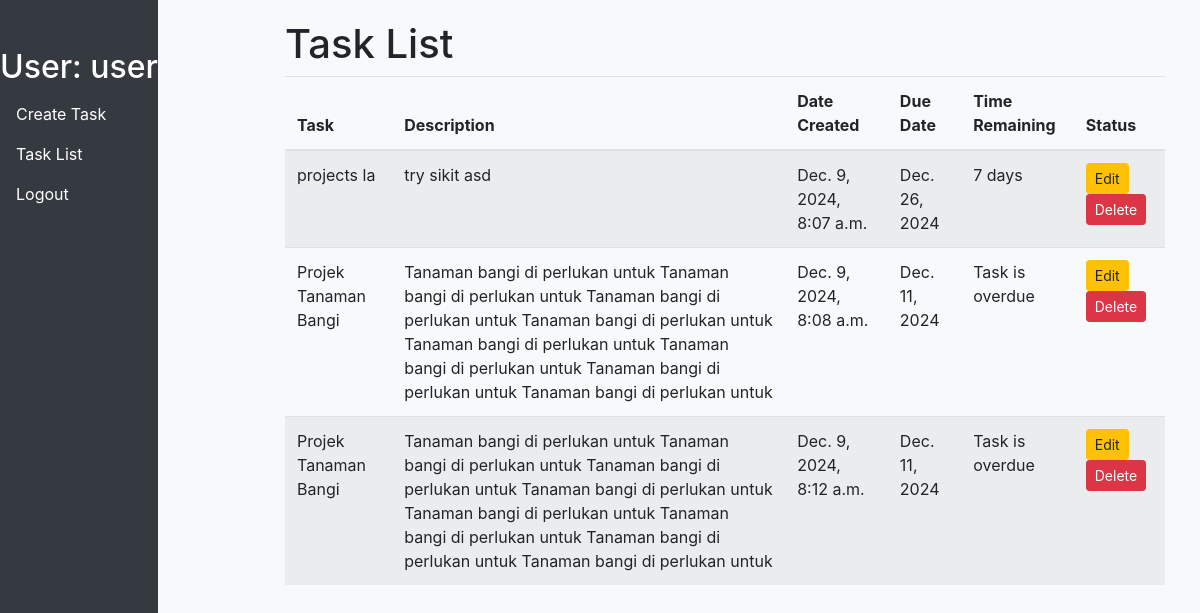
Page /task_list_view/ (signed in) on the earlier database version.
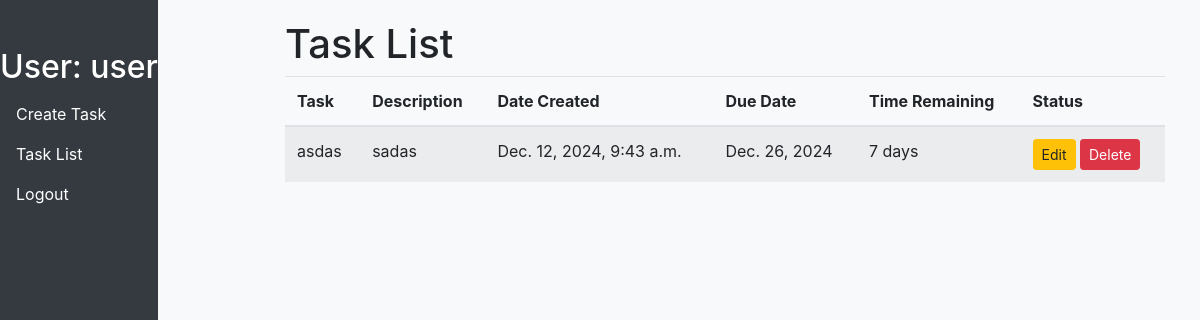
Same page on the later database version.
### myapp/models.py (models this page shows, shortened)
class Task(models.Model):
    user = models.ForeignKey(User, on_delete=models.CASCADE)
    TaskName = models.CharField(max_length=100)
    Description = models.TextField()
    DueDate = models.DateField()
    date_created = models.DateTimeField(auto_now_add=True)
    @property
    def time_remaining(self):
        if self.DueDate:
            due_date = timezone.datetime.combine(self.DueDate, timezone.datetime.min.time())
            due_date = timezone.make_aware(due_date)  # Make the due_date timezone-aware
        return due_date - timezone.now()  # Now both are aware

### myapp/views.py (the view)
# urls.py: path('task_list_view/',task_list_view,name='task_list_view'),
@login_required
def task_list_view(request):
    if request.user.is_authenticated:
        tasks = Task.objects.filter(user=request.user)  # Filter tasks by the logged-in user
    else:
        tasks = Task.objects.none()  # Return an empty queryset if the user is not authenticated
    return render(request, 'task_list_view.html', {'tasks': tasks})

### myapp/templates/task_list_view.html (shortened to what this page needs)
{% extends 'dashboard.html' %}
{% block content %}
<h1>Task List</h1>
<table class="table table-striped">
    <thead>
        <tr>
            <th>Task</th>
            <th>Description</th>
            <th>Date Created</th>
            <th>Due Date</th>
            <th>Time Remaining</th>
            <th>Status</th>
        </tr>
    </thead>
    <tbody>
        {% for task in tasks %}
        <tr>
            <td>{{ task.TaskName }}</td>
            <td>{{ task.Description }}</td>
            <td>{{ task.date_created }}</td>
            <td>{{ task.DueDate }}</td>
            <td>
                {% if task.time_remaining %}
                {% if task.time_remaining.days >= 0 %}
                {{ task.time_remaining.days }} days
                {% else %}
                Task is overdue
                {% endif %}
                {% else %}
                Due date not set
                {% endif %}
            </td>
            <td>
                <a href="{% url 'edit_task_view' task.id %}" class="btn btn-warning btn-sm">Edit</a>
                <form action="{% url 'delete_task_view' task.id %}" method="POST" style="display:inline;">
                    <button type="submit" class="btn btn-danger btn-sm">Delete</button>
                </form>
            </td>
        </tr>
        {% endfor %}
    </tbody>
</table>
{% endblock %}

Differences in the rows shown:
removed Task: TaskName "projects la", Description "try sikit asd", date_created "Dec. 9, 2024, 8:07 a.m.", DueDate "Dec. 26, 2024", time_remaining.days "7"
removed Task: TaskName "Projek Tanaman Bangi", Description "Tanaman bangi di perlukan untuk Tanaman bangi di perlukan untuk Tanaman bangi di perlukan untuk Tanaman bangi di perlukan untuk Tanaman bangi di perlukan untuk Tanaman bangi di perlukan untuk Tanaman bangi di perlukan untuk Tanaman bangi di perlukan untuk", date_created "Dec. 9, 2024, 8:08 a.m.", DueDate "Dec. 11, 2024", shows "Task is overdue"
removed Task: TaskName "Projek Tanaman Bangi", Description "Tanaman bangi di perlukan untuk Tanaman bangi di perlukan untuk Tanaman bangi di perlukan untuk Tanaman bangi di perlukan untuk Tanaman bangi di perlukan untuk Tanaman bangi di perlukan untuk Tanaman bangi di perlukan untuk Tanaman bangi di perlukan untuk", date_created "Dec. 9, 2024, 8:12 a.m.", DueDate "Dec. 11, 2024", shows "Task is overdue"
added Task: TaskName "asdas", Description "sadas", date_created "Dec. 12, 2024, 9:43 a.m.", DueDate "Dec. 26, 2024", time_remaining.days "7"
